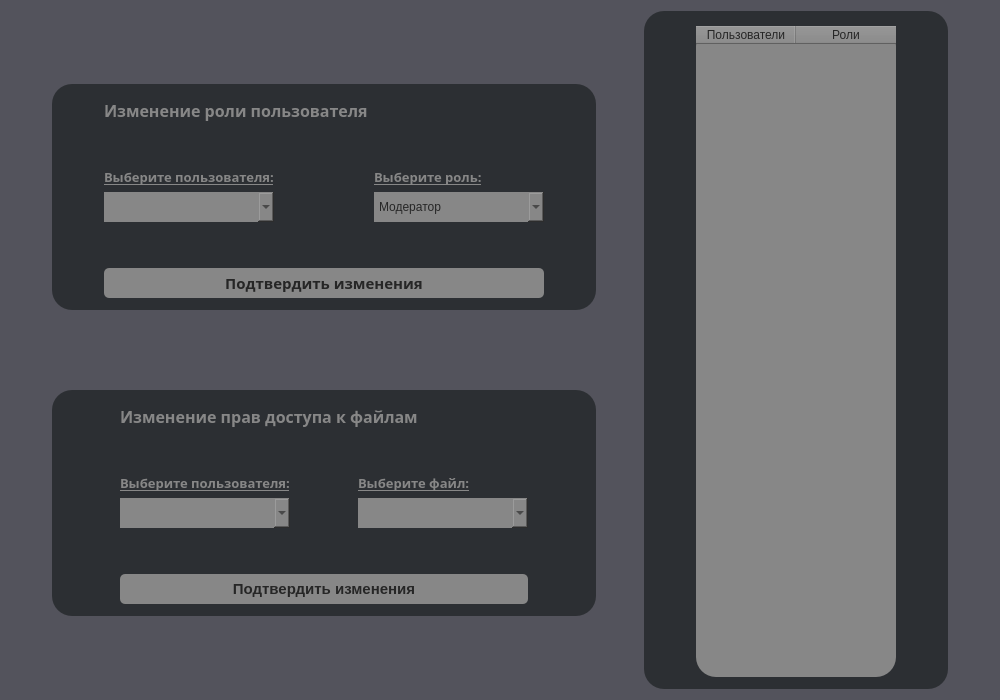
<?xml version="1.0" encoding="UTF-8"?>
<ui version="4.0">
 <class>AdminPanelWidget</class>
 <widget class="QWidget" name="AdminPanelWidget">
  <property name="geometry">
   <rect>
    <x>0</x>
    <y>0</y>
    <width>1000</width>
    <height>700</height>
   </rect>
  </property>
  <property name="font">
   <font>
    <family>gg sans</family>
    <pointsize>10</pointsize>
   </font>
  </property>
  <property name="windowTitle">
   <string>Панель администратора</string>
  </property>
  <property name="styleSheet">
   <string notr="true">background-color: rgb(83, 83, 92);</string>
  </property>
  <layout class="QGridLayout" name="gridLayout_3">
   <item row="2" column="1">
    <spacer name="verticalSpacer_7">
     <property name="orientation">
      <enum>Qt::Vertical</enum>
     </property>
     <property name="sizeHint" stdset="0">
      <size>
       <width>20</width>
       <height>40</height>
      </size>
     </property>
    </spacer>
   </item>
   <item row="0" column="1">
    <spacer name="verticalSpacer_6">
     <property name="orientation">
      <enum>Qt::Vertical</enum>
     </property>
     <property name="sizeHint" stdset="0">
      <size>
       <width>20</width>
       <height>40</height>
      </size>
     </property>
    </spacer>
   </item>
   <item row="3" column="1">
    <widget class="QGroupBox" name="groupBox_3">
     <property name="minimumSize">
      <size>
       <width>380</width>
       <height>150</height>
      </size>
     </property>
     <property name="styleSheet">
      <string notr="true">background-color: rgb(44, 47, 51);
color: rgb(255, 255, 255);
border-radius: 20px;</string>
     </property>
     <property name="title">
      <string/>
     </property>
     <layout class="QGridLayout" name="gridLayout_2">
      <item row="3" column="3">
       <widget class="QComboBox" name="comboBox_4">
        <property name="minimumSize">
         <size>
          <width>170</width>
          <height>30</height>
         </size>
        </property>
        <property name="styleSheet">
         <string notr="true">background-color: rgb(135, 135, 135);
font: 700 10pt &quot;gg sans&quot;;
color: rgb(38, 38, 38);</string>
        </property>
       </widget>
      </item>
      <item row="3" column="2">
       <spacer name="horizontalSpacer_15">
        <property name="orientation">
         <enum>Qt::Horizontal</enum>
        </property>
        <property name="sizeHint" stdset="0">
         <size>
          <width>40</width>
          <height>20</height>
         </size>
        </property>
       </spacer>
      </item>
      <item row="3" column="1">
       <widget class="QComboBox" name="comboBox_3">
        <property name="minimumSize">
         <size>
          <width>170</width>
          <height>30</height>
         </size>
        </property>
        <property name="styleSheet">
         <string notr="true">background-color: rgb(135, 135, 135);
color: rgb(38, 38, 38);
font: 700 10pt &quot;gg sans&quot;;</string>
        </property>
       </widget>
      </item>
      <item row="3" column="0">
       <spacer name="horizontalSpacer_13">
        <property name="orientation">
         <enum>Qt::Horizontal</enum>
        </property>
        <property name="sizeHint" stdset="0">
         <size>
          <width>40</width>
          <height>20</height>
         </size>
        </property>
       </spacer>
      </item>
      <item row="3" column="4">
       <spacer name="horizontalSpacer_14">
        <property name="orientation">
         <enum>Qt::Horizontal</enum>
        </property>
        <property name="sizeHint" stdset="0">
         <size>
          <width>40</width>
          <height>20</height>
         </size>
        </property>
       </spacer>
      </item>
      <item row="5" column="1" colspan="3">
       <widget class="QPushButton" name="pushButton_2">
        <property name="minimumSize">
         <size>
          <width>250</width>
          <height>30</height>
         </size>
        </property>
        <property name="font">
         <font>
          <pointsize>11</pointsize>
          <bold>true</bold>
         </font>
        </property>
        <property name="styleSheet">
         <string notr="true">background-color: rgb(135, 135, 135);
color: rgb(38, 38, 38);
border-radius: 5px;</string>
        </property>
        <property name="text">
         <string>Подтвердить изменения</string>
        </property>
       </widget>
      </item>
      <item row="4" column="1">
       <spacer name="verticalSpacer_4">
        <property name="orientation">
         <enum>Qt::Vertical</enum>
        </property>
        <property name="sizeHint" stdset="0">
         <size>
          <width>20</width>
          <height>40</height>
         </size>
        </property>
       </spacer>
      </item>
      <item row="1" column="1">
       <spacer name="verticalSpacer_3">
        <property name="orientation">
         <enum>Qt::Vertical</enum>
        </property>
        <property name="sizeHint" stdset="0">
         <size>
          <width>20</width>
          <height>40</height>
         </size>
        </property>
       </spacer>
      </item>
      <item row="0" column="1" colspan="3">
       <widget class="QLabel" name="label_2">
        <property name="minimumSize">
         <size>
          <width>290</width>
          <height>20</height>
         </size>
        </property>
        <property name="font">
         <font>
          <family>gg sans</family>
          <pointsize>12</pointsize>
          <bold>true</bold>
         </font>
        </property>
        <property name="styleSheet">
         <string notr="true">background-color: rgb(44, 47, 51);
color: rgb(135, 135, 135);
border-radius: 5px;</string>
        </property>
        <property name="text">
         <string>Изменение прав доступа к файлам</string>
        </property>
       </widget>
      </item>
      <item row="2" column="1">
       <widget class="QLabel" name="label_4">
        <property name="font">
         <font>
          <family>gg sans</family>
          <pointsize>10</pointsize>
          <bold>true</bold>
          <underline>true</underline>
         </font>
        </property>
        <property name="styleSheet">
         <string notr="true">background-color: rgb(44, 47, 51);
color: rgb(135, 135, 135);
border-radius: 5px;</string>
        </property>
        <property name="text">
         <string>Выберите пользователя:</string>
        </property>
       </widget>
      </item>
      <item row="2" column="3">
       <widget class="QLabel" name="label_6">
        <property name="font">
         <font>
          <family>gg sans</family>
          <pointsize>10</pointsize>
          <bold>true</bold>
          <underline>true</underline>
         </font>
        </property>
        <property name="styleSheet">
         <string notr="true">background-color: rgb(44, 47, 51);
color: rgb(135, 135, 135);
border-radius: 5px;</string>
        </property>
        <property name="text">
         <string>Выберите файл:</string>
        </property>
       </widget>
      </item>
     </layout>
    </widget>
   </item>
   <item row="1" column="1">
    <widget class="QGroupBox" name="groupBox_2">
     <property name="minimumSize">
      <size>
       <width>380</width>
       <height>150</height>
      </size>
     </property>
     <property name="styleSheet">
      <string notr="true">background-color: rgb(44, 47, 51);
color: rgb(255, 255, 255);
border-radius: 20px;</string>
     </property>
     <property name="title">
      <string/>
     </property>
     <layout class="QGridLayout" name="gridLayout">
      <item row="3" column="2">
       <widget class="QComboBox" name="comboBox_2">
        <property name="minimumSize">
         <size>
          <width>170</width>
          <height>30</height>
         </size>
        </property>
        <property name="styleSheet">
         <string notr="true">background-color: rgb(135, 135, 135);
color: rgb(38, 38, 38);
font: 700 10pt &quot;gg sans&quot;;</string>
        </property>
        <item>
         <property name="text">
          <string>Модератор</string>
         </property>
        </item>
        <item>
         <property name="text">
          <string>Пользователь</string>
         </property>
        </item>
        <item>
         <property name="text">
          <string>Гость</string>
         </property>
        </item>
       </widget>
      </item>
      <item row="2" column="1">
       <widget class="QLabel" name="label_3">
        <property name="font">
         <font>
          <family>gg sans</family>
          <pointsize>10</pointsize>
          <bold>true</bold>
          <underline>true</underline>
         </font>
        </property>
        <property name="styleSheet">
         <string notr="true">background-color: rgb(44, 47, 51);
color: rgb(135, 135, 135);
border-radius: 5px;</string>
        </property>
        <property name="text">
         <string>Выберите пользователя:</string>
        </property>
       </widget>
      </item>
      <item row="3" column="0">
       <spacer name="horizontalSpacer_2">
        <property name="orientation">
         <enum>Qt::Horizontal</enum>
        </property>
        <property name="sizeHint" stdset="0">
         <size>
          <width>40</width>
          <height>20</height>
         </size>
        </property>
       </spacer>
      </item>
      <item row="0" column="1">
       <widget class="QLabel" name="label">
        <property name="minimumSize">
         <size>
          <width>260</width>
          <height>20</height>
         </size>
        </property>
        <property name="font">
         <font>
          <family>gg sans</family>
          <pointsize>12</pointsize>
          <bold>true</bold>
         </font>
        </property>
        <property name="styleSheet">
         <string notr="true">background-color: rgb(44, 47, 51);
color: rgb(135, 135, 135);
border-radius: 5px;</string>
        </property>
        <property name="text">
         <string>Изменение роли пользователя</string>
        </property>
       </widget>
      </item>
      <item row="1" column="1">
       <spacer name="verticalSpacer_2">
        <property name="orientation">
         <enum>Qt::Vertical</enum>
        </property>
        <property name="sizeHint" stdset="0">
         <size>
          <width>20</width>
          <height>40</height>
         </size>
        </property>
       </spacer>
      </item>
      <item row="3" column="1">
       <widget class="QComboBox" name="comboBox">
        <property name="minimumSize">
         <size>
          <width>170</width>
          <height>30</height>
         </size>
        </property>
        <property name="maximumSize">
         <size>
          <width>170</width>
          <height>16777215</height>
         </size>
        </property>
        <property name="styleSheet">
         <string notr="true">background-color: rgb(135, 135, 135);
color: rgb(38, 38, 38);
font: 700 10pt &quot;gg sans&quot;;</string>
        </property>
       </widget>
      </item>
      <item row="3" column="3">
       <spacer name="horizontalSpacer_3">
        <property name="orientation">
         <enum>Qt::Horizontal</enum>
        </property>
        <property name="sizeHint" stdset="0">
         <size>
          <width>40</width>
          <height>20</height>
         </size>
        </property>
       </spacer>
      </item>
      <item row="5" column="1" colspan="2">
       <widget class="QPushButton" name="pushButton">
        <property name="minimumSize">
         <size>
          <width>250</width>
          <height>30</height>
         </size>
        </property>
        <property name="font">
         <font>
          <family>gg sans</family>
          <pointsize>11</pointsize>
          <bold>true</bold>
         </font>
        </property>
        <property name="styleSheet">
         <string notr="true">background-color: rgb(135, 135, 135);
color: rgb(38, 38, 38);
border-radius: 5px;</string>
        </property>
        <property name="text">
         <string>Подтвердить изменения</string>
        </property>
       </widget>
      </item>
      <item row="4" column="1">
       <spacer name="verticalSpacer">
        <property name="orientation">
         <enum>Qt::Vertical</enum>
        </property>
        <property name="sizeHint" stdset="0">
         <size>
          <width>20</width>
          <height>40</height>
         </size>
        </property>
       </spacer>
      </item>
      <item row="2" column="2">
       <widget class="QLabel" name="label_5">
        <property name="font">
         <font>
          <family>gg sans</family>
          <pointsize>10</pointsize>
          <bold>true</bold>
          <underline>true</underline>
         </font>
        </property>
        <property name="styleSheet">
         <string notr="true">background-color: rgb(44, 47, 51);
color: rgb(135, 135, 135);
border-radius: 5px;</string>
        </property>
        <property name="text">
         <string>Выберите роль:</string>
        </property>
       </widget>
      </item>
     </layout>
    </widget>
   </item>
   <item row="1" column="0">
    <spacer name="horizontalSpacer_16">
     <property name="orientation">
      <enum>Qt::Horizontal</enum>
     </property>
     <property name="sizeHint" stdset="0">
      <size>
       <width>40</width>
       <height>20</height>
      </size>
     </property>
    </spacer>
   </item>
   <item row="4" column="1">
    <spacer name="verticalSpacer_5">
     <property name="orientation">
      <enum>Qt::Vertical</enum>
     </property>
     <property name="sizeHint" stdset="0">
      <size>
       <width>20</width>
       <height>40</height>
      </size>
     </property>
    </spacer>
   </item>
   <item row="0" column="3" rowspan="5">
    <widget class="QGroupBox" name="groupBox">
     <property name="minimumSize">
      <size>
       <width>260</width>
       <height>300</height>
      </size>
     </property>
     <property name="styleSheet">
      <string notr="true">background-color: rgb(44, 47, 51);
color: rgb(255, 255, 255);
border-radius: 20px;</string>
     </property>
     <property name="title">
      <string/>
     </property>
     <layout class="QHBoxLayout" name="horizontalLayout">
      <item>
       <spacer name="horizontalSpacer_18">
        <property name="orientation">
         <enum>Qt::Horizontal</enum>
        </property>
        <property name="sizeHint" stdset="0">
         <size>
          <width>40</width>
          <height>20</height>
         </size>
        </property>
       </spacer>
      </item>
      <item>
       <widget class="QTableWidget" name="tableWidget">
        <property name="minimumSize">
         <size>
          <width>200</width>
          <height>280</height>
         </size>
        </property>
        <property name="maximumSize">
         <size>
          <width>200</width>
          <height>16777215</height>
         </size>
        </property>
        <property name="styleSheet">
         <string notr="true">background-color: rgb(135, 135, 135);
color: rgb(38, 38, 38);</string>
        </property>
        <column>
         <property name="text">
          <string>Пользователи</string>
         </property>
        </column>
        <column>
         <property name="text">
          <string>Роли</string>
         </property>
        </column>
       </widget>
      </item>
      <item>
       <spacer name="horizontalSpacer_19">
        <property name="orientation">
         <enum>Qt::Horizontal</enum>
        </property>
        <property name="sizeHint" stdset="0">
         <size>
          <width>40</width>
          <height>20</height>
         </size>
        </property>
       </spacer>
      </item>
     </layout>
    </widget>
   </item>
   <item row="1" column="4">
    <spacer name="horizontalSpacer_17">
     <property name="orientation">
      <enum>Qt::Horizontal</enum>
     </property>
     <property name="sizeHint" stdset="0">
      <size>
       <width>40</width>
       <height>20</height>
      </size>
     </property>
    </spacer>
   </item>
   <item row="0" column="2">
    <spacer name="horizontalSpacer">
     <property name="orientation">
      <enum>Qt::Horizontal</enum>
     </property>
     <property name="sizeHint" stdset="0">
      <size>
       <width>40</width>
       <height>20</height>
      </size>
     </property>
    </spacer>
   </item>
  </layout>
 </widget>
 <resources/>
 <connections/>
</ui>
